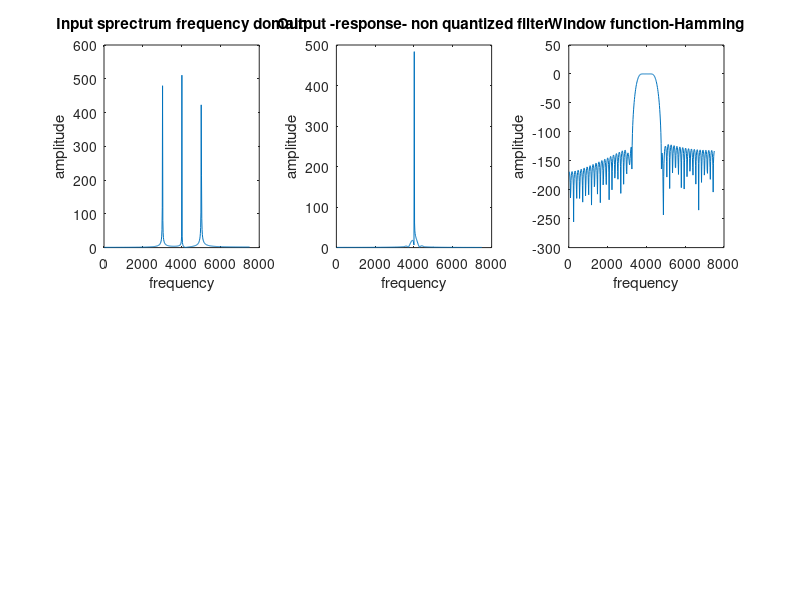

Source code (MATLAB): (Note: this script raises an error after producing the figure.)

%Finite word length:
clc;
clear all;
close all;

f1=3000;
f2=4000;
f3=5000;
fc1=3500;
fc2=4500;
M=101;
fsamp=15000;
D=1024;
t=0:1/fsamp:0.1;
x1 =sin(2*pi*f1*t);
x2=sin(2*pi*f2*t);
x3=sin(2*pi*f3*t);
x=x1+x2+x3;

dft_x=fft(x,D);
for i=1:(D/2)
    fr(i)=i*(fsamp/D);
end

figure;
subplot(2,3,1);
plot(fr,abs(dft_x(1:D/2)));
title("Input sprectrum frequency domain");
xlabel("frequency");
ylabel("amplitude");

Wc1=2*pi*fc1/fsamp;
Wc2=2*pi*fc2/fsamp;

for n= -(M-1)/2 : (M-1)/2
    if n==0
        hd(n+ (M+1)/2)=(Wc2-Wc1)/pi;
    else 
        hd(n+(M+1)/2)=(sin(Wc2*n)-sin(Wc1*n))/(pi*n);
    end
end


for n= -(M-1)/2: (M-1)/2
    Wnh(n + (M+1)/2)= 0.54+ 0.46 * cos((2*pi*n)/(M-1));
end

h=hd.*Wnh;
y=filter(h,1,x);
fft_y=fft(y,D);
subplot(2,3,2);
plot(fr,abs(fft_y(1:D/2)));
title('Output -response- non quantized filter');
xlabel('frequency');
ylabel('amplitude');
h1=freqz(h,1,D/2);

subplot(2,3,3);
win=freqz(h,1,D/2);
plot(fr,20*log(abs(win)));
title("Window function-Hamming");
xlabel('frequency');
ylabel('amplitude');

q=quantizer('fixed','floor','saturate',[8,8]);
h_q=quantize(q,h);
q_e=h_q-h;
subplot(2,3,4);
plot(q_e);
title('Quantized Error');
y_q=filter(h_q,1,x);
fft_y_q=fft(y_q,D);
subplot(2,3,5);
plot(fr,abs(fft_y_q(1:D/2)));
title('Output response- Quantized filter');
xlabel('frequency');
ylabel('amplitude');
h_q1=freqz(y_q,1,D/2);

%gain plot:
a=fftshift(fft(h,D));
b=fftshift(fft(h_q,D));
for i=1:(D)
    fr(i)=i*(fsamp/D);
end
subplot(2,3,6);
plot(fr,20*log10(abs(a)),'b');
hold on;
plot(fr,20*log10(abs(b)),'r');
lgd = legend({'non quantized','quantized'},'FontSize',10,'TextColor','black');
lgd.NumColumns=1;
title('Gain Plot')
hold off;
